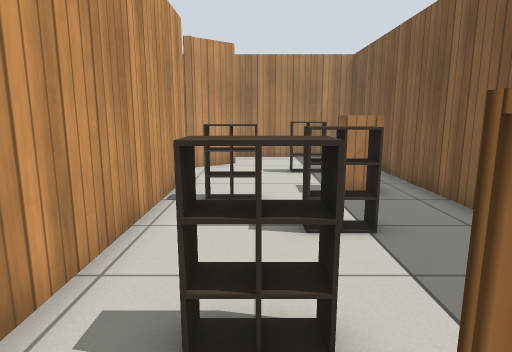
View 1 (above)

21 first-person views from a walk through a Gazebo world. The camera is 1 m above the floor, tilts 10° down and sees 75° across. Floor lines are 1 m apart. The floor is counted in squares, 0.5 m on a side. Each view is taken from the middle of a square. On the plan, view 1 faces up. The plan holds only what a view shows up to about 18 squares ahead; the rest is blank. Simple patterns stand in for the simulator's built-in surfaces.

View 2
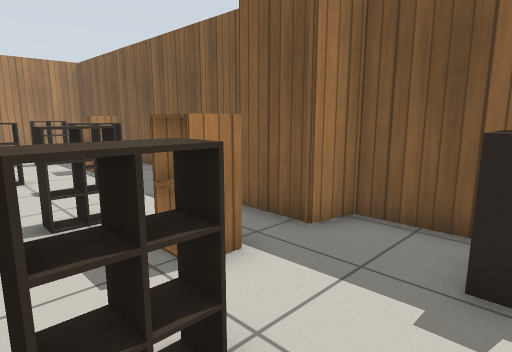

View 3
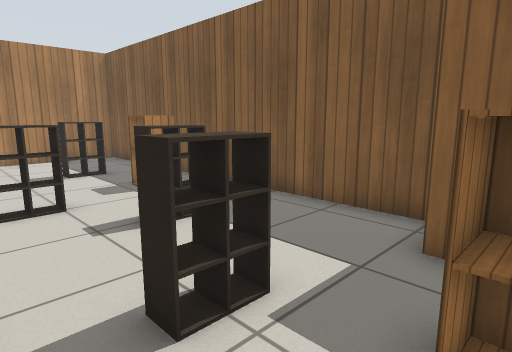

View 4
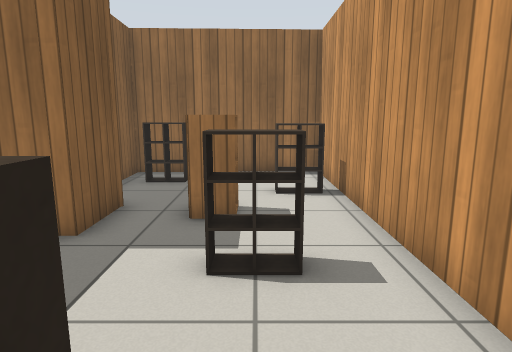

View 5
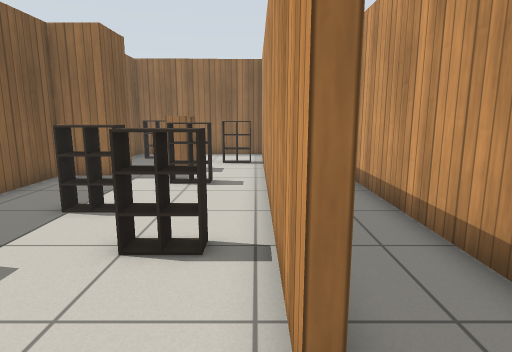

View 6
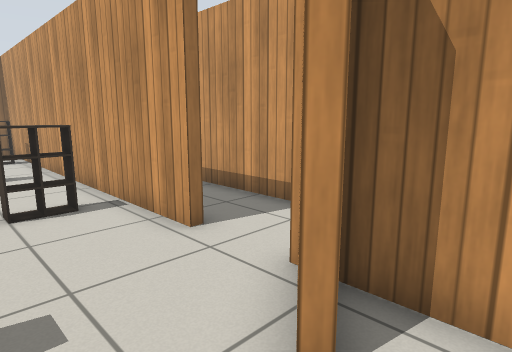

View 7
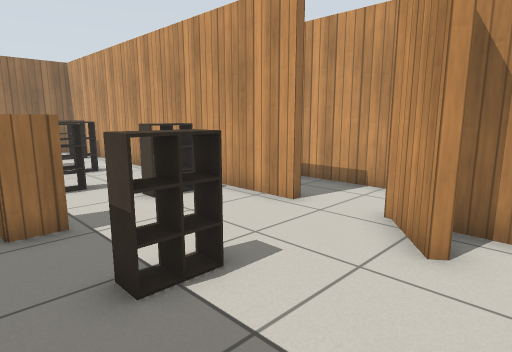

View 8
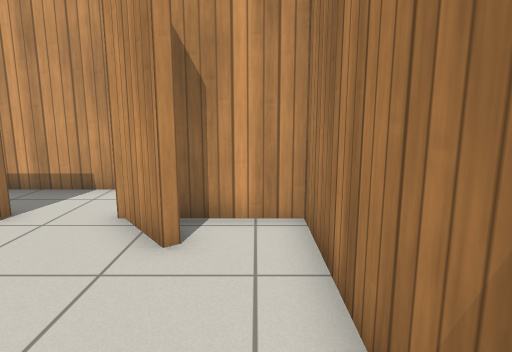

View 9
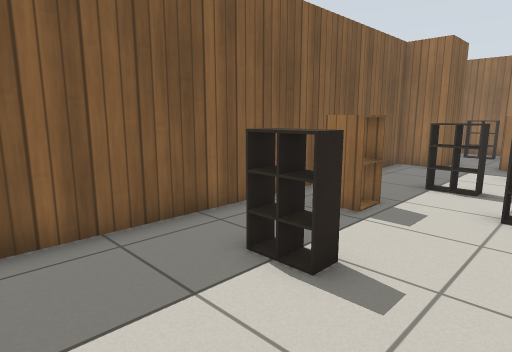

View 10
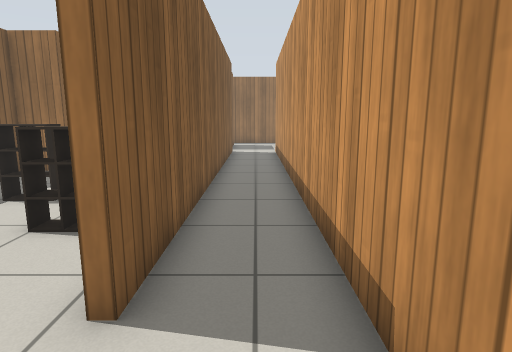

View 11
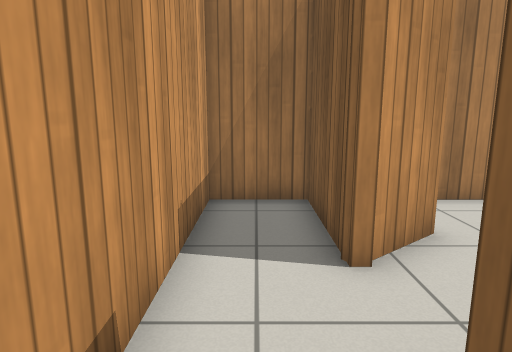

View 12
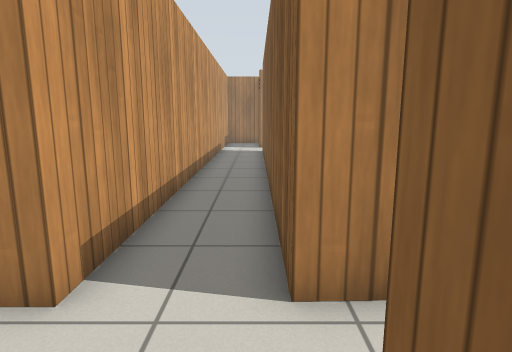

View 13
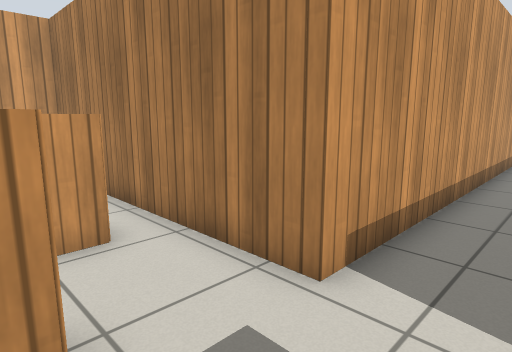

View 14
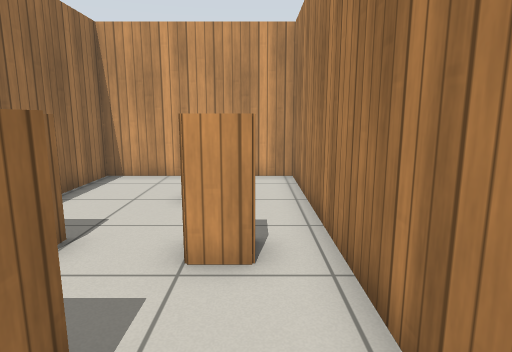

View 15
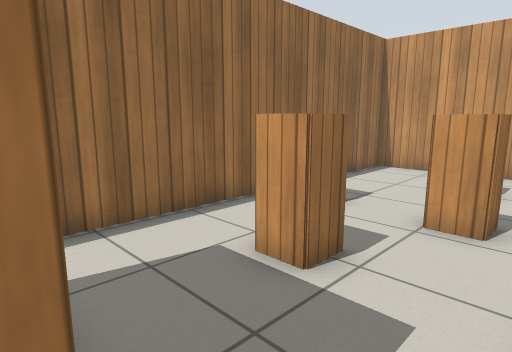

View 16
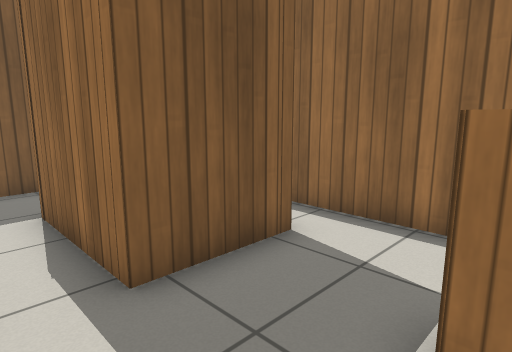

View 17
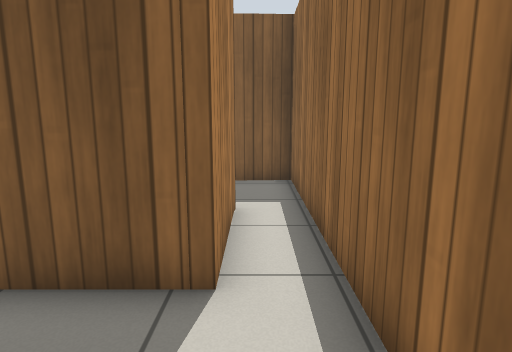

View 18
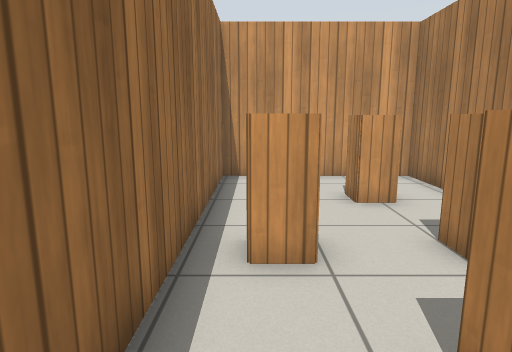

View 19
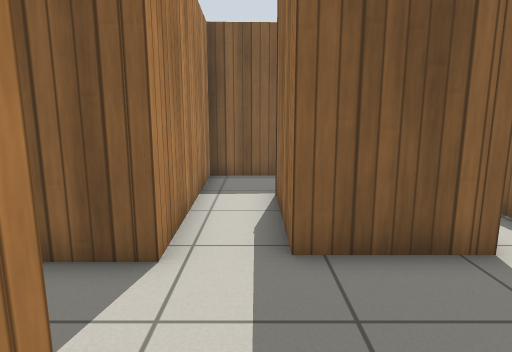

View 20
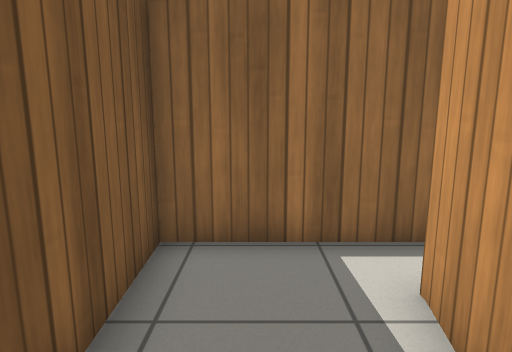

View 21
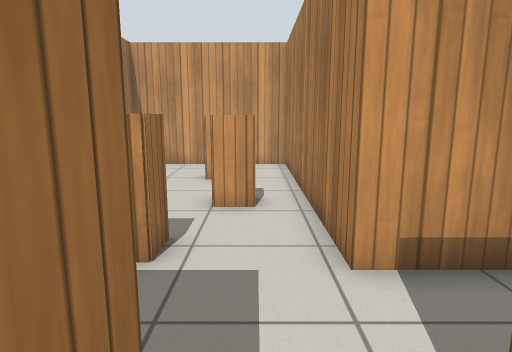

### Floor plan
Ten units are one square. View 1 is at (0, 0); x grows to the right and y downward. Boxes are objects, and circles mark ways between rooms. Rooms are numbered by the first view taken in them; rooms with no view inside come last. Other rooms are left out.
<svg viewBox="-158 -175 211 301">
<path fill="none" stroke="#000" d="M-23 -110 -23 53 43 51 42 7 31 4 31 -16 48 -16 48 -135M-9 -146 -24 -134M15 -55 15 -62M21 -56 9 -56 9 -62 21 -62M-6 -31 -6 -24 -6 -30 8 -30M8 -24 -6 -24M6 -24 6 -31M0 -24 0 -30M0 -78 -12 -78 -12 -84 0 -84 0 -78M-6 -78 -6 -84 -6 -78M-12 15 -12 22M-17 15 -17 22M19 -120 19 -128 19 -120M13 -121 13 -127 25 -127 25 -121 13 -121M25 -120 25 -128M-18 16 -6 16 -6 22 -18 22M13 -128 13 -120M22 39 22 32 35 32M28 39 28 31M34 39 34 31M48 -135 48 -170 -23 -170 -23 -140M14 88 11 105 -24 105 -24 75 16 75M44 57 -26 57 -26 -110M-26 -136 -26 -170 -51 -170 -51 57 -153 57 -153 121 46 121 44 54"/>
<rect x="5" y="-5" width="10" height="10" fill="#bbb"><title>cabinet</title></rect>
<rect x="25" y="-95" width="10" height="10" fill="#bbb"><title>cabinet</title></rect>
<rect x="-125" y="75" width="10" height="10" fill="#bbb"><title>cabinet</title></rect>
<rect x="-95" y="95" width="10" height="20" fill="#bbb"><title>cabinet</title></rect>
<rect x="-95" y="65" width="10" height="20" fill="#bbb"><title>cabinet</title></rect>
<rect x="-65" y="85" width="10" height="10" fill="#bbb"><title>cabinet</title></rect>
<circle cx="20" cy="-140" r="3" fill="#2a7"/>
<circle cx="-30" cy="-120" r="3" fill="#2a7"/>
<text x="10" y="-50">1</text>
<text x="10" y="-150">2</text>
<text x="-60" y="60">3</text>
</svg>
Room 1 opens to room 2. Room 1 opens to room 3.

Where each view was taken, in squares from view 1:
view 1: 0 up, 0 right, facing up
view 2: 4 down, 2 left, facing up-right
view 3: 0 up, 2 left, facing up-right
view 4: 7 up, 0 right, facing down
view 5: 13 up, 2 left, facing down
view 6: 16 up, 1 right, facing down-left
view 7: 16 up, 4 right, facing down-left
view 8: 16 up, 4 right, facing left
view 9: 16 up, 1 left, facing down-right
view 10: 14 up, 4 left, facing down
view 11: 9 up, 4 left, facing up
view 12: 9 down, 3 left, facing up
view 13: 9 down, 3 left, facing up-left
view 14: 7 down, 4 left, facing left
view 15: 6 down, 2 left, facing down-left
view 16: 6 down, 6 left, facing down-right
view 17: 11 down, 6 left, facing right
view 18: 11 down, 4 left, facing left
view 19: 7 down, 7 left, facing right
view 20: 7 down, 3 right, facing down
view 21: 7 down, 1 left, facing left
